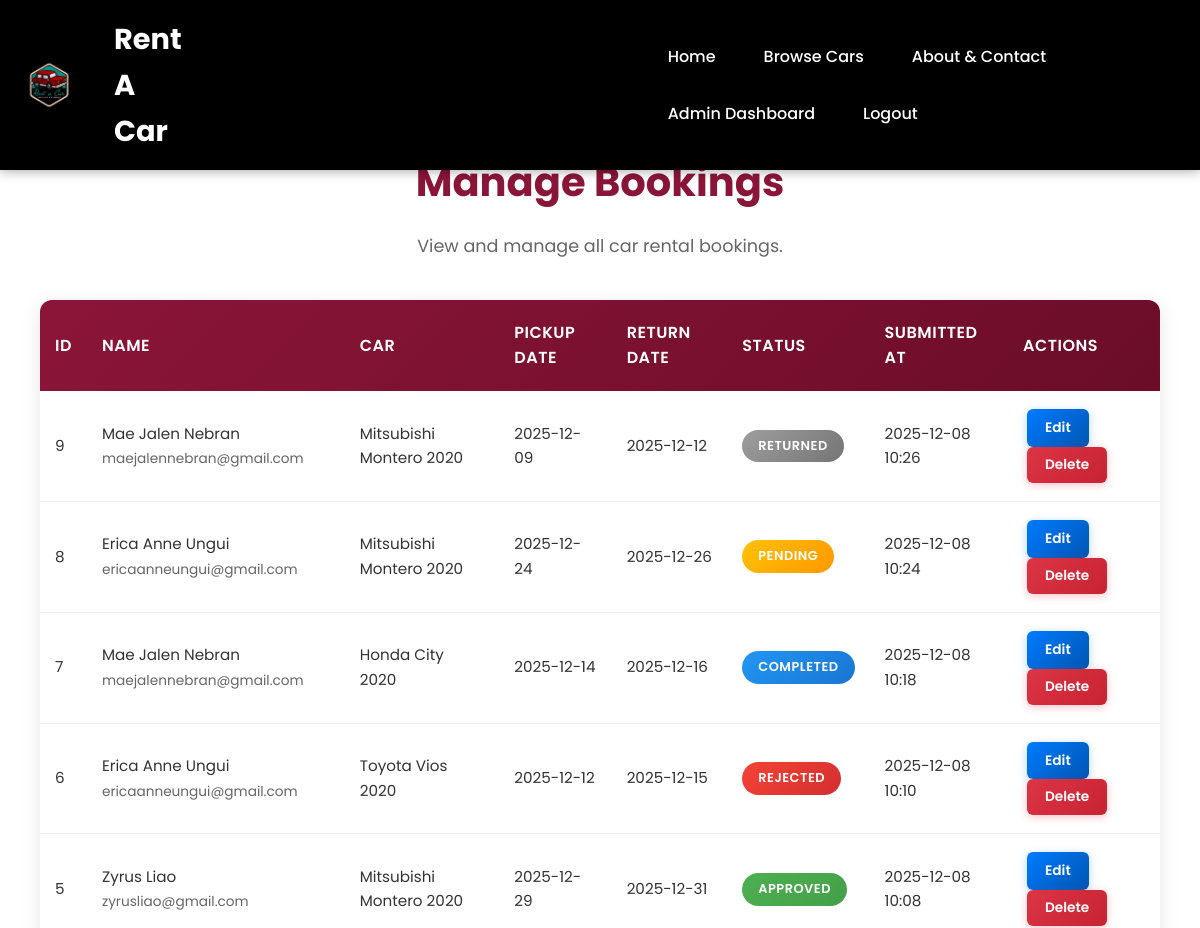
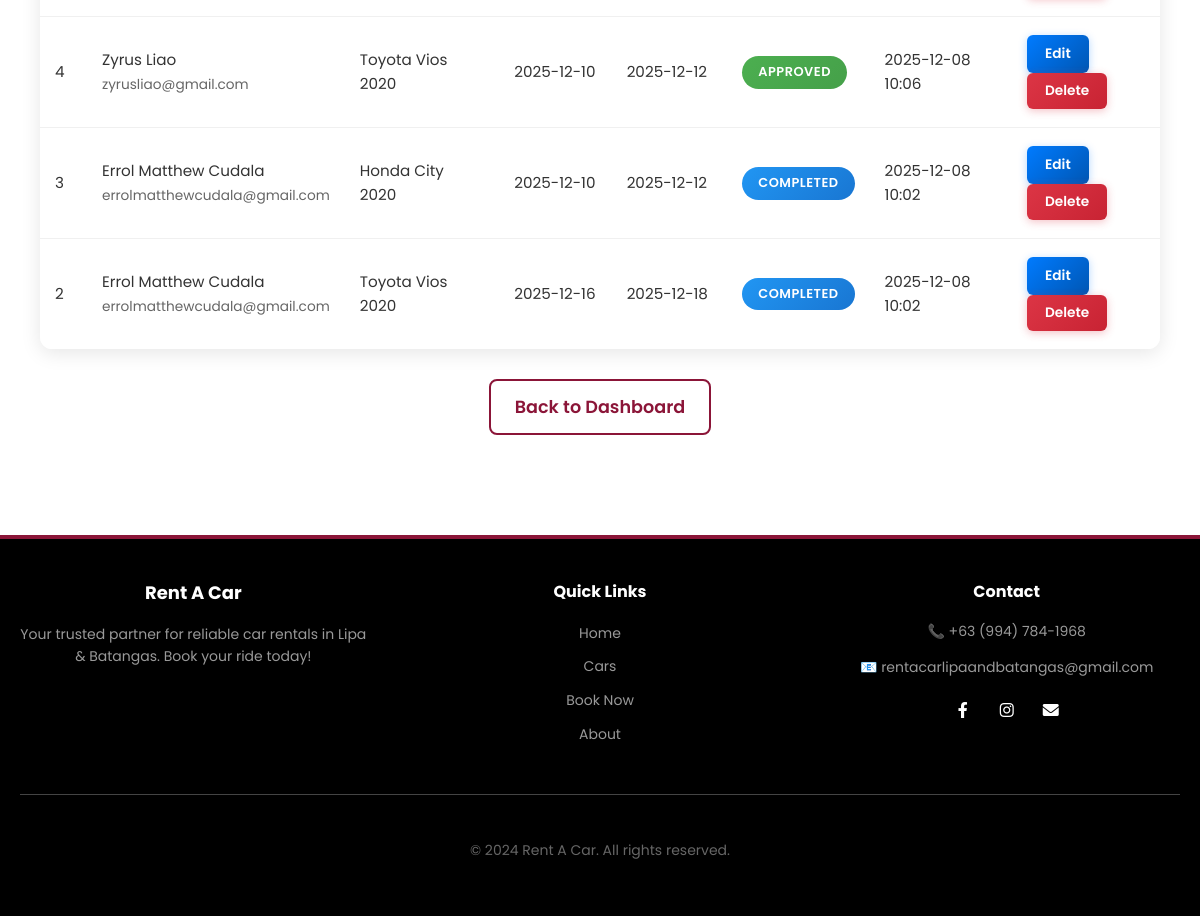
Screenshot of /admin/bookings (signed in) with the database file from the repository (2 pictures, top to bottom).
### models.py (models this page shows)
class Booking(db.Model):
    id = db.Column(db.Integer, primary_key=True)  # Unique booking ID
    user_id = db.Column(db.Integer, db.ForeignKey('user.id'), nullable=False)  # Who made the booking
    name = db.Column(db.String(100), nullable=False)  # Customer name
    email = db.Column(db.String(100), nullable=False)  # Customer email
    contact = db.Column(db.String(20), nullable=False)  # Phone number
    car_id = db.Column(db.Integer, db.ForeignKey('car.id'), nullable=False)  # Which car was booked
    pickup_date = db.Column(db.Date, nullable=False)  # When to pick up
    return_date = db.Column(db.Date, nullable=False)  # When to return
    id_file = db.Column(db.String(200))  # Uploaded ID filename
    license_file = db.Column(db.String(200))  # Uploaded license filename
    notes = db.Column(db.Text)  # Special requests
    status = db.Column(db.String(20), default='Pending')  # Pending/Approved/Rejected/Completed
    payment_method = db.Column(db.String(50))  # Payment method selected (GCash, Cash, Card)
    payment_status = db.Column(db.String(20), default='Unpaid')  # Unpaid/Paid
    submitted_at = db.Column(db.DateTime, default=datetime.utcnow)  # When booking was made
    car = db.relationship('Car', backref='bookings')  # Link to car details
    user = db.relationship('User', backref='bookings')  # Link to user details

class Car(db.Model):
    id = db.Column(db.Integer, primary_key=True)  # Unique ID for each car
    name = db.Column(db.String(100), nullable=False)  # Car model name
    price = db.Column(db.String(50), nullable=False)  # Daily rental price
    specs = db.Column(db.String(200), nullable=False)  # Car description
    image = db.Column(db.String(100), nullable=False)  # Main image filename
    transmission = db.Column(db.String(50), nullable=False)  # Auto or Manual
    fuel = db.Column(db.String(50), nullable=False)  # Gas, Diesel, Electric
    capacity = db.Column(db.String(50), nullable=False)  # Number of seats
    availability = db.Column(db.String(20), default='Available')  # Available/Rented/Maintenance
    engine = db.Column(db.String(100))  # Engine details
    mileage = db.Column(db.String(50))  # Fuel efficiency
    color = db.Column(db.String(50))  # Car color

### app.py (the view)
@app.route('/admin/bookings')
@admin_required
def admin_bookings():
    status_filter = request.args.get('status', None)
    if status_filter:
        bookings = Booking.query.filter_by(status=status_filter).order_by(Booking.submitted_at.desc()).all()
    else:
        bookings = Booking.query.order_by(Booking.submitted_at.desc()).all()
    return render_template('admin_bookings.html', bookings=bookings, status_filter=status_filter)

### app.py (called while the page is built)
@login_manager.user_loader
def load_user(user_id):
    return db.session.get(User, int(user_id))

def admin_required(f):
    @wraps(f)
    def decorated_function(*args, **kwargs):
        if not current_user.is_authenticated or not current_user.is_admin:
            flash('Access denied. Admin privileges required.', 'danger')
            return redirect(url_for('home'))
        return f(*args, **kwargs)
    return decorated_function

### templates/admin_bookings.html (shortened to what this page needs)
{% extends 'base.html' %}
{% block content %}
<div class="admin-bookings-container">
    <div class="bookings-page-header">
        <h1>Manage Bookings</h1>
        <p>View and manage all car rental bookings.</p>
    </div>
    {% if bookings %}
    <div class="bookings-table-container">
        <table class="adminbookings-table">
            <thead>
                <tr>
                    <th>ID</th>
                    <th>Name</th>
                    <th>Car</th>
                    <th>Pickup Date</th>
                    <th>Return Date</th>
                    <th>Status</th>
                    <th>Submitted At</th>
                    <th>Actions</th>
                </tr>
            </thead>
            <tbody>
                {% for booking in bookings %}
                <tr>
                    <td data-label="ID">{{ booking.id }}</td>
                    <td data-label="Name">
                        {{ booking.name }}<br>
                        <small>{{ booking.email }}</small>
                    </td>
                    <td data-label="Car">{{ booking.car.name }}</td>
                    <td data-label="Pickup Date">{{ booking.pickup_date.strftime('%Y-%m-%d') }}</td>
                    <td data-label="Return Date">{{ booking.return_date.strftime('%Y-%m-%d') }}</td>
                    <td data-label="Status">
                        <span class="adminbookings-status-badge adminbookings-status-{{ booking.status.lower() }}">
                            {{ booking.status }}
                        </span>
                    </td>
                    <td data-label="Submitted At">{{ booking.submitted_at.strftime('%Y-%m-%d %H:%M') }}</td>
                    <td data-label="Actions">
                        <a href="{{ url_for('admin_booking_details', booking_id=booking.id) }}" class="adminbookings-action-btn adminbookings-btn-edit">
                            Edit
                        </a>
                        <form method="POST" action="{{ url_for('admin_delete_booking', booking_id=booking.id) }}" class="adminbookings-inline-form" onsubmit="return confirm('Are you sure you want to delete this booking?')">
                            <button type="submit" class="adminbookings-action-btn adminbookings-btn-delete">
                                Delete
                            </button>
                        </form>
                    </td>
                </tr>
                {% endfor %}
            </tbody>
        </table>
    </div>
    <div class="adminbookings-back-link">
        <a href="{{ url_for('admin_dashboard') }}">Back to Dashboard</a>
    </div>
    {% endif %}
</div>
{% endblock %}

### static/css/global.css (style rules this page uses)
body { font-family: 'Poppins', sans-serif; margin: 0; padding: 0; padding-top: 70px; background-color: #FFFFFF; color: #333333; line-height: 1.6; scrollbar-width: thin; scrollbar-color: #8B1538 #E8E8E8; }
h1, h2, h3, h4 { margin: 0; font-weight: 600; }
a { text-decoration: none; color: #8B1538; }

### static/css/index.css (style rules this page uses)
:root { --primary-color: #8B1538; --primary-dark: #6B0D28; --text-dark: #1E1E1E; --text-light: #666666; --bg-light: #F5F5F5; --white: #FFFFFF; }

### static/css/admin_bookings.css (style rules this page uses)
.admin-bookings-container { max-width: 1400px; margin: 0 auto; padding: 40px 20px; font-family: 'Poppins', sans-serif; }
.bookings-page-header { text-align: center; margin-bottom: 40px; }
.bookings-page-header h1 { color: #8B1538; font-size: 2.5em; font-weight: 700; margin-bottom: 10px; }
.bookings-page-header p { color: #666; font-size: 1.1em; }
.bookings-table-container { background: white; border-radius: 12px; overflow: hidden; box-shadow: 0 4px 20px rgba(0, 0, 0, 0.1); margin-bottom: 30px; }
.adminbookings-table { width: 100%; border-collapse: collapse; background: white; }
.adminbookings-table thead { background: linear-gradient(135deg, #8B1538 0%, #6B0D28 100%); }
.adminbookings-table thead th { color: white; padding: 20px 15px; text-align: left; font-weight: 600; font-size: 1em; text-transform: uppercase; letter-spacing: 0.5px; }
.adminbookings-table tbody tr { border-bottom: 1px solid #f0f0f0; transition: all 0.3s ease; }
.adminbookings-table tbody tr:last-child { border-bottom: none; }
.adminbookings-table tbody td { padding: 18px 15px; color: #333; font-size: 0.95em; vertical-align: middle; }
.adminbookings-table tbody td small { color: #666; font-size: 0.9em; }
.adminbookings-status-badge { display: inline-block; padding: 6px 16px; border-radius: 20px; font-size: 0.85em; font-weight: 600; text-transform: uppercase; letter-spacing: 0.5px; }
.adminbookings-status-pending { background: linear-gradient(135deg, #FFC107 0%, #FF9800 100%); color: white; }
.adminbookings-status-approved { background: linear-gradient(135deg, #4CAF50 0%, #45A049 100%); color: white; }
.adminbookings-status-rejected { background: linear-gradient(135deg, #F44336 0%, #D32F2F 100%); color: white; }
.adminbookings-status-completed { background: linear-gradient(135deg, #2196F3 0%, #1976D2 100%); color: white; }
.adminbookings-status-returned { background: linear-gradient(135deg, #9E9E9E 0%, #757575 100%); color: white; }
.adminbookings-inline-form { display: inline; margin: 0; }
.adminbookings-action-btn { padding: 8px 18px; border-radius: 6px; font-size: 0.9em; font-weight: 600; text-decoration: none; display: inline-block; margin: 0 4px; transition: all 0.3s ease; border: none; cursor: pointer; }
.adminbookings-btn-edit { background: linear-gradient(135deg, #007BFF 0%, #0056B3 100%); color: white; box-shadow: 0 2px 8px rgba(0, 123, 255, 0.3); }
.adminbookings-btn-delete { background: linear-gradient(135deg, #DC3545 0%, #C82333 100%); color: white; box-shadow: 0 2px 8px rgba(220, 53, 69, 0.3); }
.adminbookings-back-link { text-align: center; margin-top: 30px; }
.adminbookings-back-link a { color: #8B1538; text-decoration: none; font-weight: 600; font-size: 1.1em; padding: 12px 24px; border: 2px solid #8B1538; border-radius: 8px; display: inline-block; transition: all 0.3s ease; }

### templates/base.html (style rules this page uses)
* { font-family: 'Poppins', system-ui, sans-serif; }

### rows the page displays
Booking: id "9", name "Mae Jalen Nebran", email "maejalennebran@gmail.com", car.name "Mitsubishi Montero 2020", pickup_date "2025-12-09", return_date "2025-12-12", status "RETURNED", submitted_at "2025-12-08 10:26"
Booking: id "8", name "Erica Anne Ungui", email "ericaanneungui@gmail.com", car.name "Mitsubishi Montero 2020", pickup_date "2025-12-24", return_date "2025-12-26", status "PENDING", submitted_at "2025-12-08 10:24"
Booking: id "7", name "Mae Jalen Nebran", email "maejalennebran@gmail.com", car.name "Honda City 2020", pickup_date "2025-12-14", return_date "2025-12-16", status "COMPLETED", submitted_at "2025-12-08 10:18"
Booking: id "6", name "Erica Anne Ungui", email "ericaanneungui@gmail.com", car.name "Toyota Vios 2020", pickup_date "2025-12-12", return_date "2025-12-15", status "REJECTED", submitted_at "2025-12-08 10:10"
Booking: id "5", name "Zyrus Liao", email "zyrusliao@gmail.com", car.name "Mitsubishi Montero 2020", pickup_date "2025-12-29", return_date "2025-12-31", status "APPROVED", submitted_at "2025-12-08 10:08"
Booking: id "4", name "Zyrus Liao", email "zyrusliao@gmail.com", car.name "Toyota Vios 2020", pickup_date "2025-12-10", return_date "2025-12-12", status "APPROVED", submitted_at "2025-12-08 10:06"
Booking: id "3", name "Errol Matthew Cudala", email "errolmatthewcudala@gmail.com", car.name "Honda City 2020", pickup_date "2025-12-10", return_date "2025-12-12", status "COMPLETED", submitted_at "2025-12-08 10:02"
Booking: id "2", name "Errol Matthew Cudala", email "errolmatthewcudala@gmail.com", car.name "Toyota Vios 2020", pickup_date "2025-12-16", return_date "2025-12-18", status "COMPLETED", submitted_at "2025-12-08 10:02"
